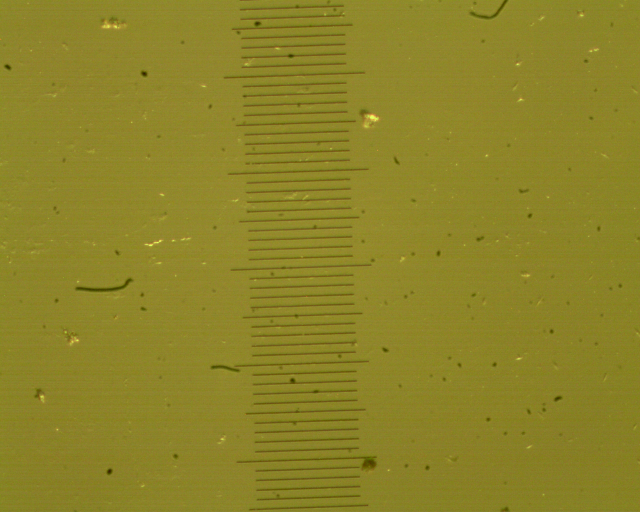
%> input picture rendijas/calibracion10xescala10micras.tif, 1280 x 1024 px (shown at 1/2 size)
$ octave --eval "result = medir_calibracion;"   (GNU Octave 9; MATLAB toolbox functions it lacks are replaced by stand-ins)
%> lines starting %> are read from the running program, lines starting %| are printed output that depends on the picture
function [micras_por_pixel, error] = medir_calibracion

%ranura = imread('Caracterización ranuras/calibracion10xescala10micras.tif');
ranura = imread('calibracion10xescala10micras.tif');
%> ranura is the input picture: size 1024x1280x3 uint8; mean R, G, B 140.3, 131.3, 39.8
ranura = rgb2gray(ranura(:,:,1:3));
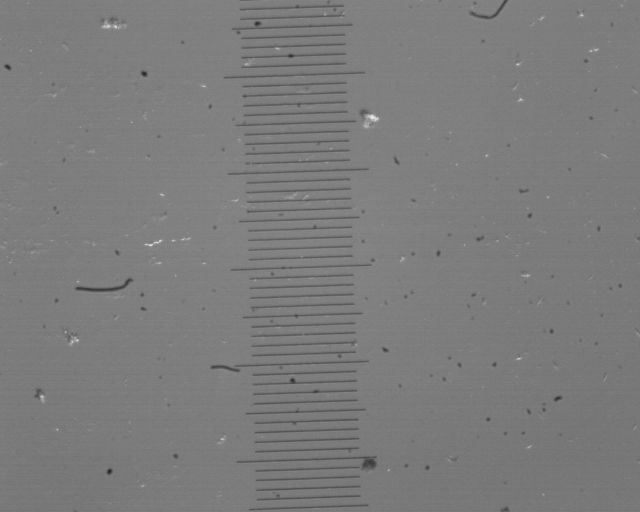
%> ranura: size 1024x1280 uint8 (shown at 1/2 size); min 14, max 230, mean 123.6
ranura = im2double(ranura);
%> ranura: size 1024x1280 double
ranura = max(max(ranura)) - ranura; % invertimos valles y picos
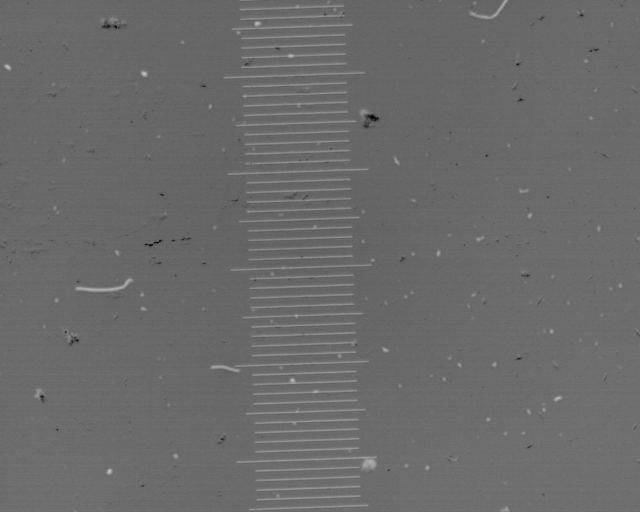
%> ranura: size 1024x1280 double (shown at 1/2 size); min 0, max 0.847, mean 0.417

% 630 es una columna con poco ruido, encontrada de forma visual
ranura = ranura(:,630);
%> ranura = 1024 values, max 0.663 at index 784, min 0.353 at index 999, mean 0.437
ranura = filter(gausswin(2),1,ranura);
%> ranura = 1024 values, max 0.057 at index 785, min 0.0172 at index 1, mean 0.0384
% 0.04 es un buen threshold para eliminar el ruido, encontrado de forma
% visual

ranura(ranura<0.04) = 0;%quita el ruido poniendolo en 0
ranura(ranura>max(ranura)/2) = 10;%limpia diferencia de altura en los maximos

%plot(ranura);
flancos_ascendentes = diff(ranura); %busca las variaciones de los flancos
%> flancos_ascendentes = 1023 values, max 10 at index 12, min -10 at index 16, mean 0
%plot(flancos_ascendentes)
x = find(flancos_ascendentes == max(flancos_ascendentes));  %vector con los indices de los max
%> x = 53 values from 12 to 1012
cuantos = size(x, 1)-1; %cuantos max hay, entre cada uno hay una micra
%> cuantos = 52
micras_por_pixel = cuantos/(x(end)-x(1));
%> micras_por_pixel = 0.052
error =2*cuantos/(x(end)-x(1))^2; %tomo el error de determinar un max como 2px
%> error = 0.000104
%> `result = medir_calibracion;`: result = 0.052
%error/micras_por_pixel
end
